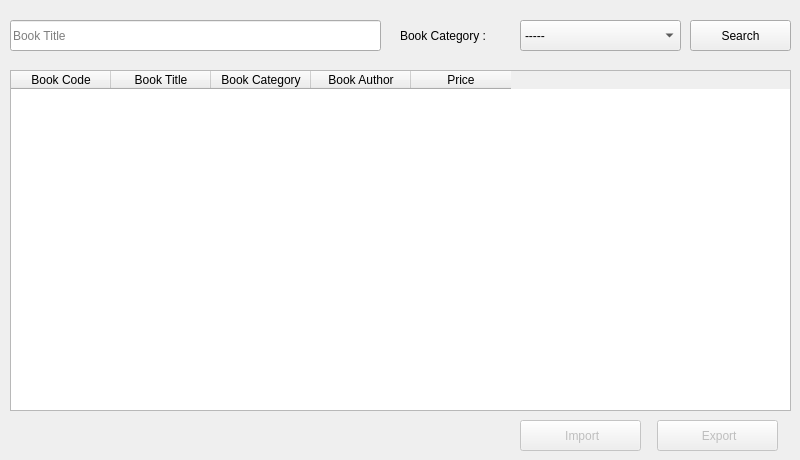
      <widget class="QWidget" name="tab_8">
       <attribute name="title">
        <string>All Books</string>
       </attribute>
       <widget class="QLineEdit" name="lineEdit_2">
        <property name="geometry">
         <rect>
          <x>10</x>
          <y>20</y>
          <width>371</width>
          <height>31</height>
         </rect>
        </property>
        <property name="placeholderText">
         <string>Book Title</string>
        </property>
       </widget>
       <widget class="QPushButton" name="pushButton_9">
        <property name="geometry">
         <rect>
          <x>690</x>
          <y>20</y>
          <width>101</width>
          <height>31</height>
         </rect>
        </property>
        <property name="cursor">
         <cursorShape>PointingHandCursor</cursorShape>
        </property>
        <property name="text">
         <string>Search</string>
        </property>
        <property name="icon">
         <iconset resource="icons.qrc">
          <normaloff>:/icons/search.png</normaloff>:/icons/search.png</iconset>
        </property>
        <property name="iconSize">
         <size>
          <width>20</width>
          <height>20</height>
         </size>
        </property>
       </widget>
       <widget class="QComboBox" name="comboBox_2">
        <property name="geometry">
         <rect>
          <x>520</x>
          <y>20</y>
          <width>161</width>
          <height>31</height>
         </rect>
        </property>
        <property name="placeholderText">
         <string/>
        </property>
        <item>
         <property name="text">
          <string>-----</string>
         </property>
        </item>
       </widget>
       <widget class="QLabel" name="label">
        <property name="geometry">
         <rect>
          <x>400</x>
          <y>20</y>
          <width>111</width>
          <height>31</height>
         </rect>
        </property>
        <property name="text">
         <string>Book Category :</string>
        </property>
       </widget>
       <widget class="QTableWidget" name="tableWidget_2">
        <property name="geometry">
         <rect>
          <x>10</x>
          <y>70</y>
          <width>781</width>
          <height>341</height>
         </rect>
        </property>
        <column>
         <property name="text">
          <string>Book Code</string>
         </property>
        </column>
        <column>
         <property name="text">
          <string>Book Title</string>
         </property>
        </column>
        <column>
         <property name="text">
          <string>Book Category</string>
         </property>
        </column>
        <column>
         <property name="text">
          <string>Book Author</string>
         </property>
        </column>
        <column>
         <property name="text">
          <string>Price</string>
         </property>
        </column>
       </widget>
       <widget class="QPushButton" name="pushButton_32">
        <property name="enabled">
         <bool>false</bool>
        </property>
        <property name="geometry">
         <rect>
          <x>657</x>
          <y>420</y>
          <width>121</width>
          <height>31</height>
         </rect>
        </property>
        <property name="cursor">
         <cursorShape>PointingHandCursor</cursorShape>
        </property>
        <property name="text">
         <string> Export</string>
        </property>
        <property name="icon">
         <iconset resource="icons.qrc">
          <normaloff>:/icons/export.png</normaloff>:/icons/export.png</iconset>
        </property>
       </widget>
       <widget class="QPushButton" name="pushButton_33">
        <property name="enabled">
         <bool>false</bool>
        </property>
        <property name="geometry">
         <rect>
          <x>520</x>
          <y>420</y>
          <width>121</width>
          <height>31</height>
         </rect>
        </property>
        <property name="cursor">
         <cursorShape>PointingHandCursor</cursorShape>
        </property>
        <property name="text">
         <string> Import</string>
        </property>
        <property name="icon">
         <iconset resource="icons.qrc">
          <normaloff>:/icons/import.png</normaloff>:/icons/import.png</iconset>
        </property>
       </widget>
      </widget>
